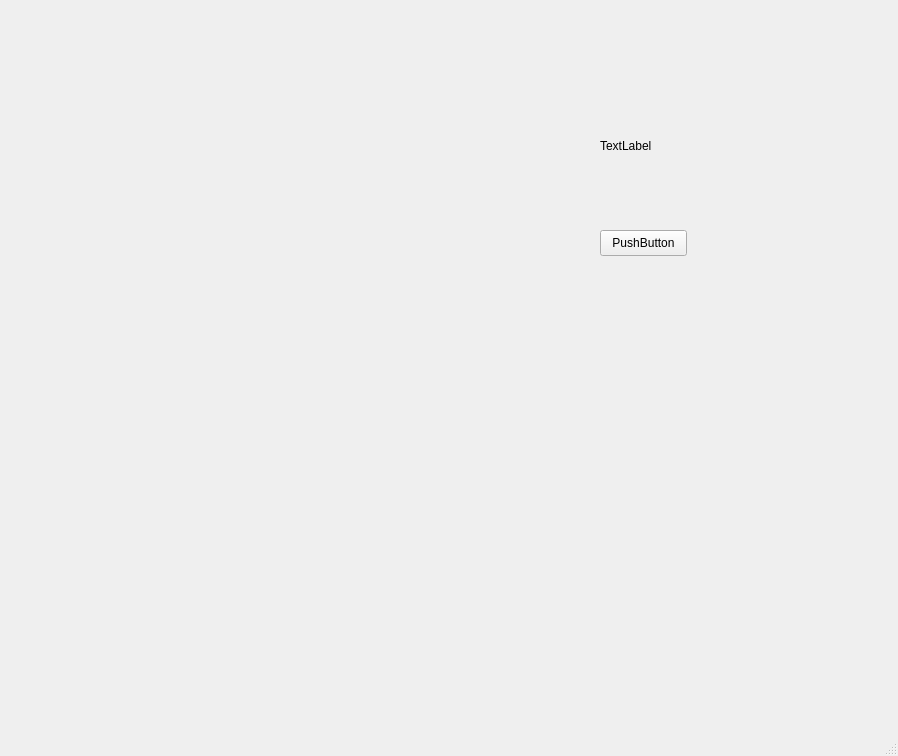
<?xml version="1.0" encoding="UTF-8"?>
<ui version="4.0">
 <class>MainWindow</class>
 <widget class="QMainWindow" name="MainWindow">
  <property name="geometry">
   <rect>
    <x>0</x>
    <y>0</y>
    <width>898</width>
    <height>756</height>
   </rect>
  </property>
  <property name="windowTitle">
   <string>MainWindow</string>
  </property>
  <widget class="QWidget" name="centralwidget">
   <widget class="QCustomPlot" name="customPlot" native="true">
    <property name="geometry">
     <rect>
      <x>10</x>
      <y>0</y>
      <width>581</width>
      <height>711</height>
     </rect>
    </property>
   </widget>
   <widget class="QLabel" name="label">
    <property name="geometry">
     <rect>
      <x>600</x>
      <y>110</y>
      <width>111</width>
      <height>71</height>
     </rect>
    </property>
    <property name="text">
     <string>TextLabel</string>
    </property>
   </widget>
   <widget class="QPushButton" name="pushButton">
    <property name="geometry">
     <rect>
      <x>600</x>
      <y>230</y>
      <width>87</width>
      <height>26</height>
     </rect>
    </property>
    <property name="text">
     <string>PushButton</string>
    </property>
   </widget>
  </widget>
  <widget class="QMenuBar" name="menubar">
   <property name="geometry">
    <rect>
     <x>0</x>
     <y>0</y>
     <width>898</width>
     <height>23</height>
    </rect>
   </property>
  </widget>
  <widget class="QStatusBar" name="statusbar"/>
 </widget>
 <customwidgets>
  <customwidget>
   <class>QCustomPlot</class>
   <extends>QWidget</extends>
   <header>qcustomplot.h</header>
   <container>1</container>
  </customwidget>
 </customwidgets>
 <resources/>
 <connections/>
</ui>
